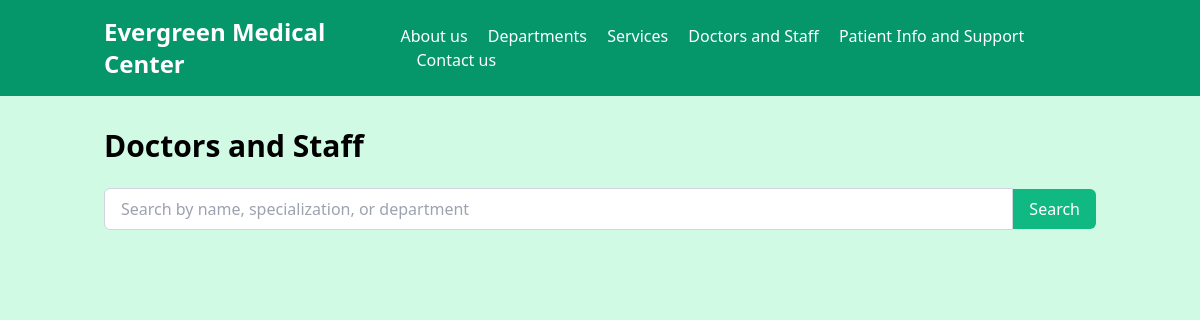
The page /data/staff/ on the database as committed earlier.
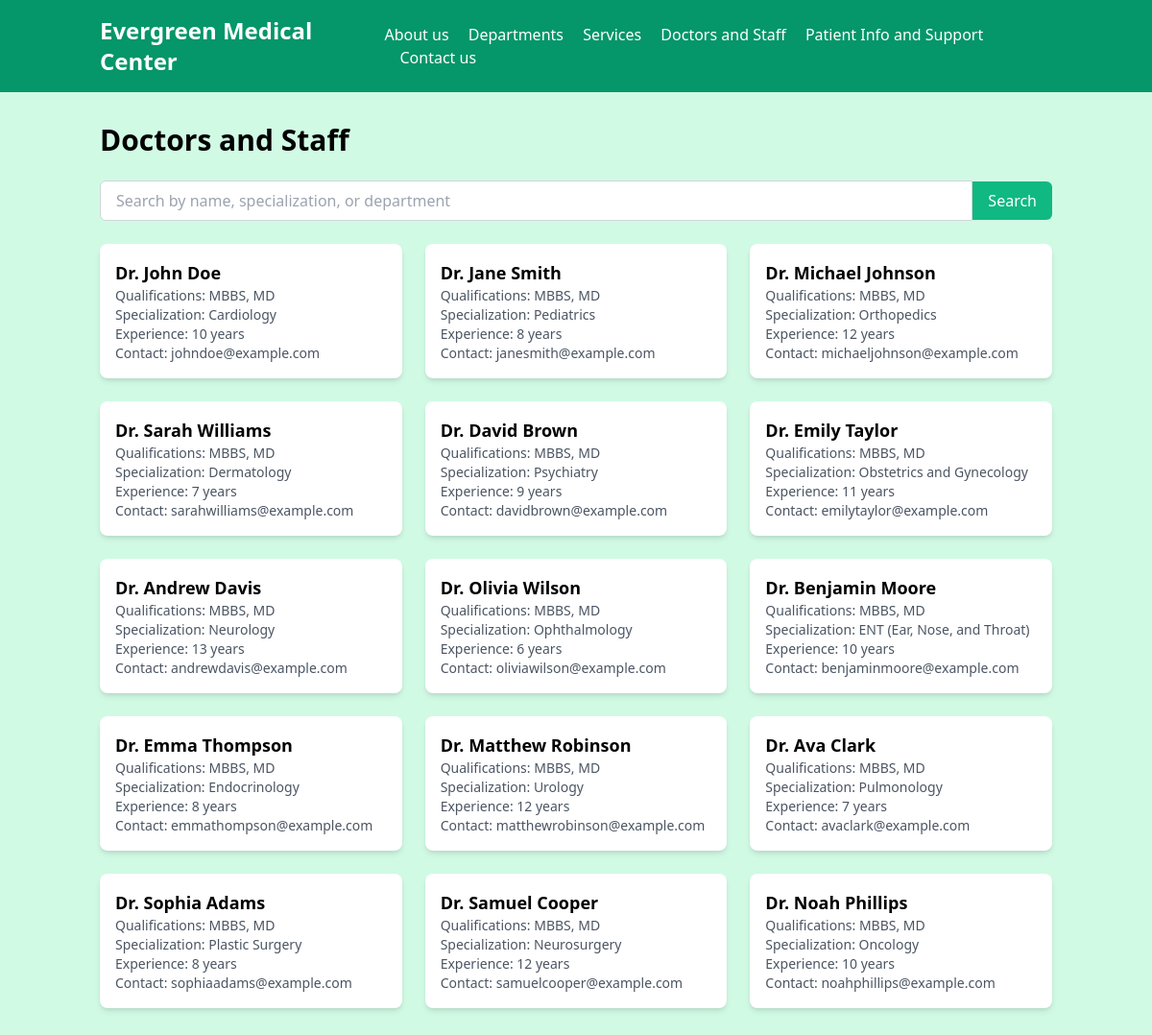
The same page on the database as committed later.
### hospitaldata/models.py (models this page shows, shortened)
class Staff(models.Model):
    name = models.CharField(max_length=100)
    specialization = models.CharField(max_length=100)
    experience = models.IntegerField()
    qualifications = models.CharField(max_length=200)
    contact = models.CharField(max_length=100)

### hospitaldata/views.py (the view)
# urls.py: path('staff/',views.staffpageload),
def staffpageload(request):
    doctors = Staff.objects.all()
    context = {'doctors':doctors}
    return render(request,"doctors-staff.html",context)

### templates/doctors-staff.html (shortened to what this page needs)
{% extends 'base.html' %}
{% load static %}
{% block content %}
<main class="container mx-auto py-8 px-4">
    <h1 class="text-3xl font-bold mb-6">Doctors and Staff</h1>
    <form id="searchForm" class="mb-6">
      <div class="flex items-center">
        <input type="text" id="searchInput" placeholder="Search by name, specialization, or department"
          class="border border-gray-300 rounded-l-md py-2 px-4 focus:outline-none focus:ring-2 focus:ring-green-500 flex-grow">
        <button type="submit" id="searchButton"
          class="bg-green-500 text-white py-2 px-4 rounded-r-md hover:bg-green-600 focus:outline-none focus:ring-2 focus:ring-green-600">Search</button>
      </div>
    </form>
    <div class="grid grid-cols-1 sm:grid-cols-2 md:grid-cols-3 gap-6">
      {% for doctor in doctors %}
      <div class="bg-white rounded-lg shadow-md p-4">
        <h2 class="text-lg font-bold">{{doctor.name}}</h2>
        <p class="text-sm text-gray-600">Qualifications: {{doctor.qualifications}}</p>
        <p class="text-sm text-gray-600">Specialization: {{doctor.specialization}}</p>
        <p class="text-sm text-gray-600">Experience: {{doctor.experience}} years</p>
        <p class="text-sm text-gray-600">Contact: {{doctor.contact}}</p>
      </div>
      {% endfor %}
    </div>
  </main>
  {% endblock %}

Rows that differ between the two databases and show on the page:
added Staff: name "Dr. John Doe", qualifications "MBBS, MD", specialization "Cardiology", experience "10", contact "johndoe@example.com"
added Staff: name "Dr. Jane Smith", qualifications "MBBS, MD", specialization "Pediatrics", experience "8", contact "janesmith@example.com"
added Staff: name "Dr. Michael Johnson", qualifications "MBBS, MD", specialization "Orthopedics", experience "12", contact "michaeljohnson@example.com"
added Staff: name "Dr. Sarah Williams", qualifications "MBBS, MD", specialization "Dermatology", experience "7", contact "sarahwilliams@example.com"
added Staff: name "Dr. David Brown", qualifications "MBBS, MD", specialization "Psychiatry", experience "9", contact "davidbrown@example.com"
added Staff: name "Dr. Emily Taylor", qualifications "MBBS, MD", specialization "Obstetrics and Gynecology", experience "11", contact "emilytaylor@example.com"
added Staff: name "Dr. Andrew Davis", qualifications "MBBS, MD", specialization "Neurology", experience "13", contact "andrewdavis@example.com"
added Staff: name "Dr. Olivia Wilson", qualifications "MBBS, MD", specialization "Ophthalmology", experience "6", contact "oliviawilson@example.com"
added Staff: name "Dr. Benjamin Moore", qualifications "MBBS, MD", specialization "ENT (Ear, Nose, and Throat)", experience "10", contact "benjaminmoore@example.com"
added Staff: name "Dr. Emma Thompson", qualifications "MBBS, MD", specialization "Endocrinology", experience "8", contact "emmathompson@example.com"
added Staff: name "Dr. Matthew Robinson", qualifications "MBBS, MD", specialization "Urology", experience "12", contact "matthewrobinson@example.com"
added Staff: name "Dr. Ava Clark", qualifications "MBBS, MD", specialization "Pulmonology", experience "7", contact "avaclark@example.com"
added Staff: name "Dr. Sophia Adams", qualifications "MBBS, MD", specialization "Plastic Surgery", experience "8", contact "sophiaadams@example.com"
added Staff: name "Dr. Samuel Cooper", qualifications "MBBS, MD", specialization "Neurosurgery", experience "12", contact "samuelcooper@example.com"
added Staff: name "Dr. Noah Phillips", qualifications "MBBS, MD", specialization "Oncology", experience "10", contact "noahphillips@example.com"
